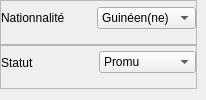
           <widget class="QWidget" name="widget_21" native="true">
            <layout class="QVBoxLayout" name="verticalLayout_13">
             <property name="spacing">
              <number>0</number>
             </property>
             <property name="leftMargin">
              <number>0</number>
             </property>
             <property name="topMargin">
              <number>0</number>
             </property>
             <property name="rightMargin">
              <number>9</number>
             </property>
             <item>
              <widget class="QFrame" name="frame_46">
               <property name="frameShape">
                <enum>QFrame::StyledPanel</enum>
               </property>
               <property name="frameShadow">
                <enum>QFrame::Raised</enum>
               </property>
               <layout class="QHBoxLayout" name="horizontalLayout_69">
                <property name="leftMargin">
                 <number>0</number>
                </property>
                <property name="topMargin">
                 <number>0</number>
                </property>
                <property name="rightMargin">
                 <number>0</number>
                </property>
                <item>
                 <widget class="QLabel" name="label_97">
                  <property name="text">
                   <string>Nationnalité        </string>
                  </property>
                 </widget>
                </item>
                <item>
                 <widget class="QComboBox" name="updateNationnalite">
                  <property name="sizePolicy">
                   <sizepolicy hsizetype="Expanding" vsizetype="Fixed">
                    <horstretch>0</horstretch>
                    <verstretch>0</verstretch>
                   </sizepolicy>
                  </property>
                  <item>
                   <property name="text">
                    <string>Guinéen(ne)</string>
                   </property>
                  </item>
                 </widget>
                </item>
               </layout>
              </widget>
             </item>
             <item>
              <widget class="QFrame" name="frame_45">
               <property name="frameShape">
                <enum>QFrame::StyledPanel</enum>
               </property>
               <property name="frameShadow">
                <enum>QFrame::Raised</enum>
               </property>
               <layout class="QHBoxLayout" name="horizontalLayout_68">
                <property name="leftMargin">
                 <number>0</number>
                </property>
                <property name="topMargin">
                 <number>0</number>
                </property>
                <property name="rightMargin">
                 <number>0</number>
                </property>
                <item>
                 <widget class="QLabel" name="label_96">
                  <property name="text">
                   <string>Statut                  </string>
                  </property>
                 </widget>
                </item>
                <item>
                 <widget class="QComboBox" name="updateStatut">
                  <property name="sizePolicy">
                   <sizepolicy hsizetype="Expanding" vsizetype="Fixed">
                    <horstretch>0</horstretch>
                    <verstretch>0</verstretch>
                   </sizepolicy>
                  </property>
                  <item>
                   <property name="text">
                    <string>Promu</string>
                   </property>
                  </item>
                  <item>
                   <property name="text">
                    <string>Redoublant</string>
                   </property>
                  </item>
                 </widget>
                </item>
               </layout>
              </widget>
             </item>
            </layout>
           </widget>
